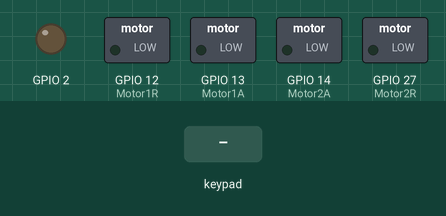
A sketch run on a simulated ESP32. Parts: switched loads named in the sketch (green lamp = pin HIGH), output pins drawn as LEDs (lit = HIGH). Inputs (shaded band) come from the test bench. Nothing arrives over Bluetooth unless stated.

Above: at 1.2 s.
1.3 s: key 'S' pressed
At 2.4 s:
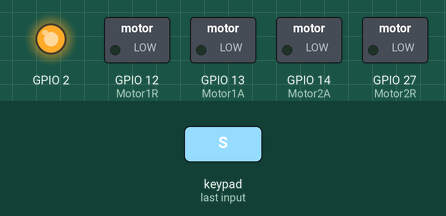
Timing chart, 0 to 4.3 s (numbered marks = the images above; inputs shaded):
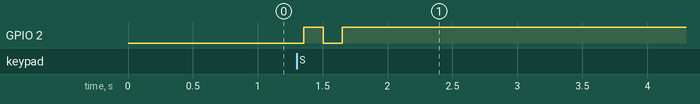

The sketch:

ProtoBleu__Full_Manual_.ino
```cpp
#include <PS4Controller.h>

const int dead = 40;

const int freq = 500; // Fréquence du PWM
const int resolution = 8; // Resolution (8 octets = 256 valeurs prenables pour le PWM, de 0 à 255)

const int Motor1A = 13;
const int Motor1R = 12;

const int Motor2A = 14;
const int Motor2R = 27;

bool carre = false;

void setup() {
  PS4.begin("02:02:02:02:02:02"); //Lance la connection à la manette PS4 (le paramètre est l'adresse MAC de la manette)
  Serial.begin(115200);

  pinMode(12, OUTPUT);
  pinMode(13, OUTPUT);
  pinMode(14, OUTPUT);
  pinMode(27, OUTPUT);
  pinMode(2, OUTPUT);

  digitalWrite(2, LOW);

  for (int i = 1; i <= 4; i++)
  {
    /* Fonctionnement du PWM avec l'ESP32:
       Tout d'abord créer un "programme pré-enregistré" avec ledcSetup([numéro du programme (1 à 16)],[fq du PWM], [résolution du PWM])
       Ensuite, on "attache" un pin à un programme avec ledcAttachPin([pin],[numéro du programme])
       Attention, on ne peut pas attacher plusieurs pins à un même programme (ici, on a donc du créer 12 programmes différents ayant les mêmes caractéristiques)

       Enfin, pour utiliser le PWM, on utiliser ledcWrite([numéro du programme],[valeur du PWM])

    */
    ledcSetup(i, freq, resolution); // Tous les programmes/channels de 1 à 12 auront donc comme fq 500hz et 8 de résolution
  }

  ledcAttachPin(Motor1A, 1);
  ledcAttachPin(Motor1R, 2);
  ledcAttachPin(Motor2A, 3);
  ledcAttachPin(Motor2R, 4);

}

void loop() {
  if (PS4.isConnected())// Le code ne se lance que si la manette PS4 est connecté
  {
    int RStick = PS4.RStickY(); // Valeur de l'intensité d'inclinaison du joystick droit (entre 127 et -128)
    bool R_A = PS4.RStickY() > 0; // Booléen indiquant si l'on veut avancer ou non (pour le joystick droit)
    int LStick = PS4.LStickY(); // idem pour joystick gauche
    bool L_A = PS4.LStickY() > 0; //idem pour joystick gauche

    if (PS4.Square()) //Si le bouton carré est pressé
    {
      carre = !carre;
      if (carre)
        digitalWrite(2, HIGH);
      else
        digitalWrite(2, LOW);
      delay(100);
    }
    Move(LStick, RStick, L_A, R_A);
    delay(50);
  }
}

void Move(int gauche, int droite, bool L_A, bool R_A)
{
  if (PS4.isConnected())
  {
    if ((gauche <= -dead || gauche >= dead) || (droite <= -dead || droite >= dead))//
    {
      int valueR = 0;
      int valueL = 0;
      if ((droite <= -dead || droite >= dead))
        valueR = min((int)map(abs(droite), 0, 110, 0, 255), 255);
      if (gauche <= -dead || gauche >= dead)
        valueL = min((int)map(abs(gauche), 0, 110, 0, 255), 255);

      if (L_A)
      {
        ledcWrite(1, round(valueL));
        ledcWrite(2, 0);
      }
      else
      {
        ledcWrite(1, 0);
        ledcWrite(2, round(valueL));

      }

      if (R_A)
      {
        ledcWrite(3, round(valueR));
        ledcWrite(4, 0);
      }
      else
      {
        ledcWrite(3, 0);
        ledcWrite(4, round(valueR));
      }
    }
    else
    {
      ledcWrite(1, 0);
      ledcWrite(2, 0);
      ledcWrite(3, 0);
      ledcWrite(4, 0);
    }
  }
}
```

Measured:
- after the input at 1.3 s, GPIO 2: LOW → HIGH after 0.05 s, → LOW 0.15 s later, → HIGH 0.15 s later
